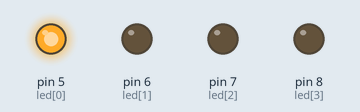
Simulated run of this sketch. Board: Arduino Uno, built with avr-gcc and run on an emulated ATmega328P. On the bench: output pins drawn as LEDs (lit = HIGH).

Above: at 0.07 s.
At 0.97 s:
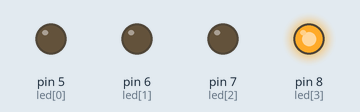
At 2.02 s:
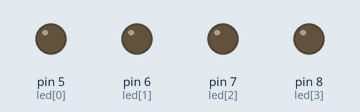
At 3.07 s:
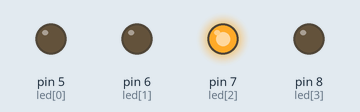
At 3.97 s:
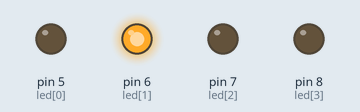
Timing chart, 0 to 4.3 s (numbered marks = the images above):
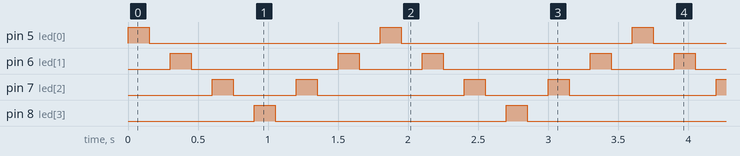

The sketch:

Arduino_LED_Sequential_Control.ino
```cpp
const int led[4] = {5, 6, 7, 8};

const int d = 150;

void setup(){
  for(int i = 0; i < 4; i++)
  {
    pinMode(led[i], OUTPUT);
  }
}
void loop() {
  for (int forward = 0; forward < 4; forward++)
  {
    digitalWrite(led[forward], HIGH);
    delay(d);
    digitalWrite(led[forward], LOW);
    delay(d);
  }

  for (int backward = 2; backward > 0; backward--)
  {
    digitalWrite(led[backward], HIGH);
    delay(d);
    digitalWrite(led[backward], LOW);
    delay(d);
  }

}
                                                             
```

Measured:
- by itself, pin 5 (led[0]), pin 8 (led[3]): alternates HIGH for 0.15 s and LOW for 1.7 s
- by itself, pin 6 (led[1]): repeats every 1.8 s: LOW 1.1 s, HIGH 0.15 s, LOW 0.45 s, HIGH 0.15 s
- by itself, pin 7 (led[2]): repeats every 1.8 s: LOW 0.45 s, HIGH 0.15 s, LOW 1.1 s, HIGH 0.15 s
